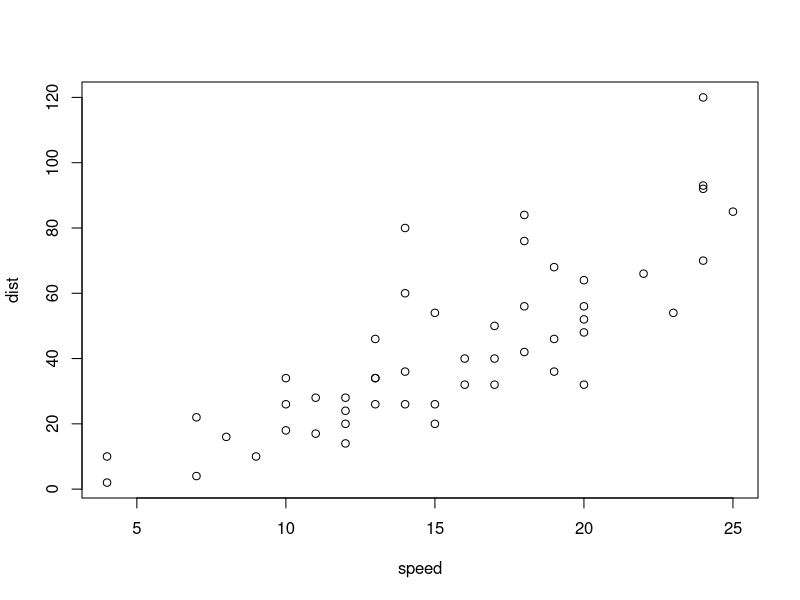
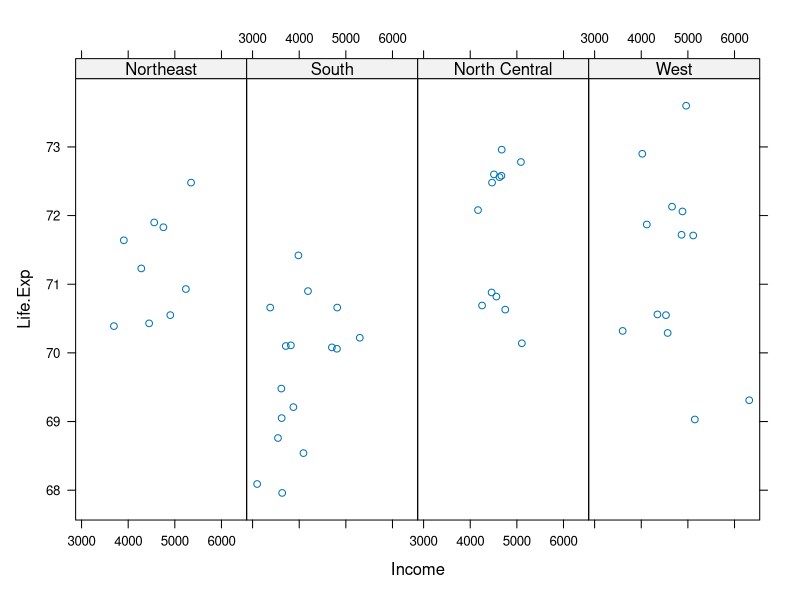
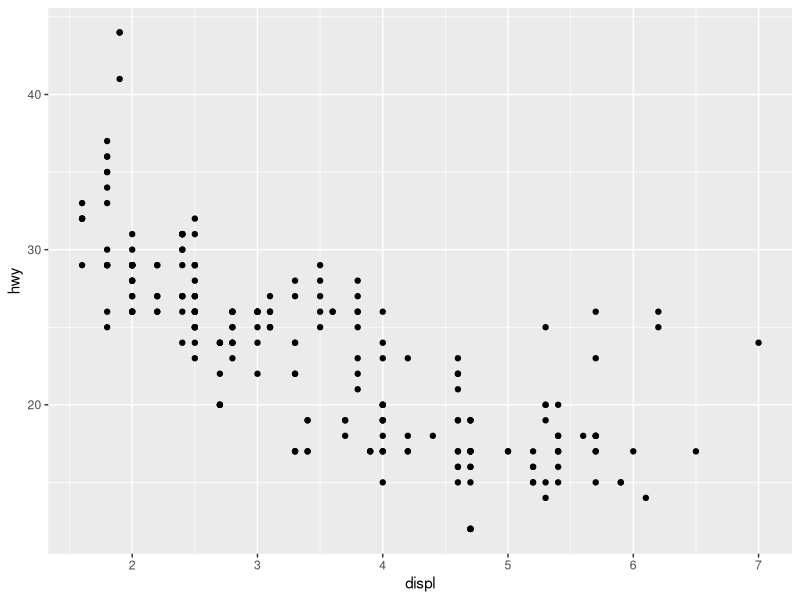

The R script that drew these images, in order:
## ---- chunk 1
knitr::opts_chunk$set(echo = TRUE)
## ---- chunk 2
library(datasets)
data(cars)
with(cars, plot(speed, dist))

## ---- chunk 3
library(lattice)
state <- data.frame(state.x77, region = state.region)
xyplot(Life.Exp ~ Income | region, data = state, layout = c(4, 1))


## ---- chunk 4

library(ggplot2)
data(mpg)
qplot(displ, hwy, data = mpg)

